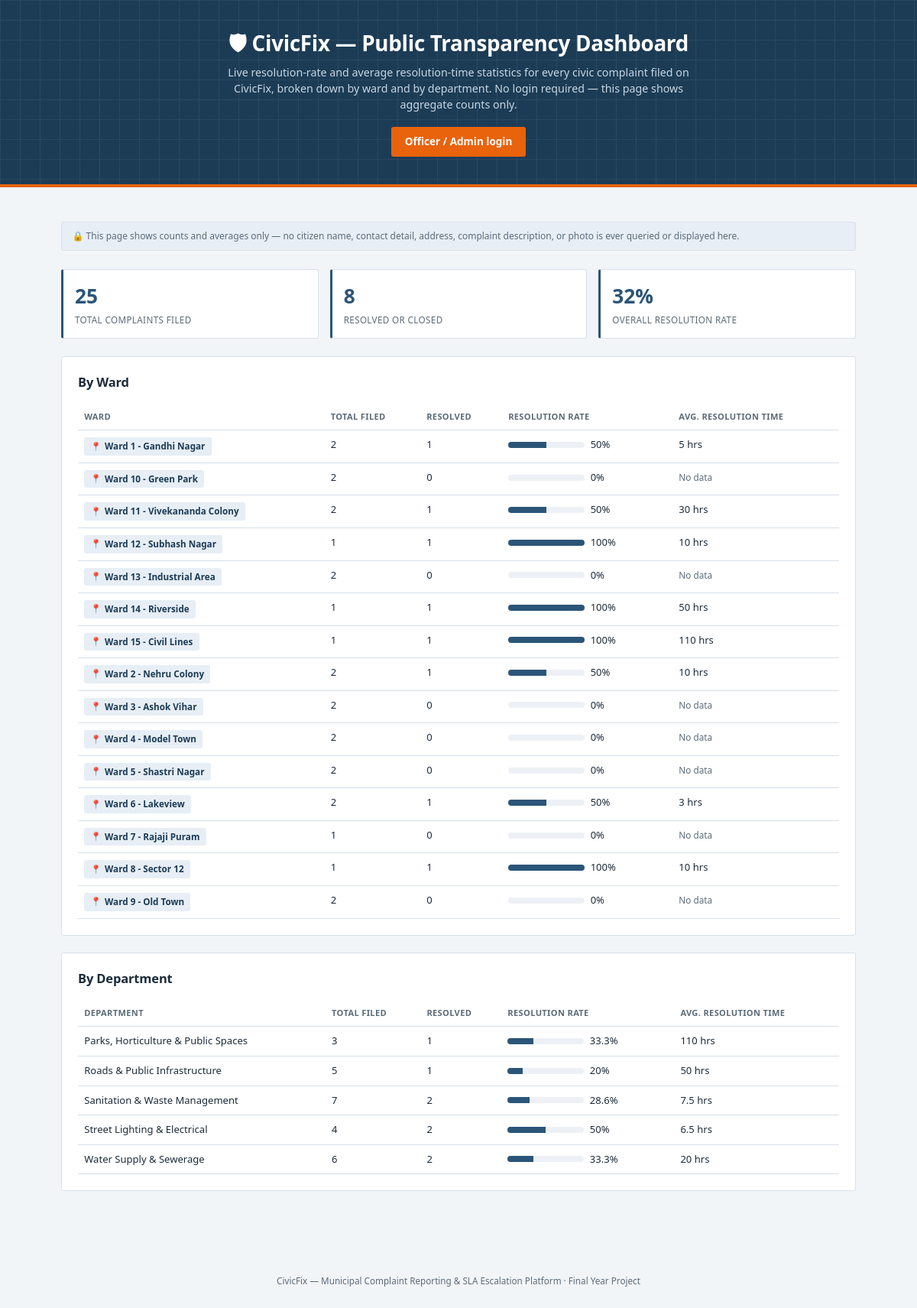
Screenshot of /index.php?route=stats with the database file from the repository.
### tables this page shows
CREATE TABLE wards (
    id            INT AUTO_INCREMENT PRIMARY KEY,
    name          VARCHAR(100) NOT NULL UNIQUE,
    created_at    TIMESTAMP NOT NULL DEFAULT CURRENT_TIMESTAMP
);

CREATE TABLE departments (
    id            INT AUTO_INCREMENT PRIMARY KEY,
    name          VARCHAR(120) NOT NULL UNIQUE,
    description   VARCHAR(255) NULL,
    created_at    TIMESTAMP NOT NULL DEFAULT CURRENT_TIMESTAMP
);

### app/controllers/PublicController.php (called while the page is built)
<?php
require_once __DIR__ . '/../models/Complaint.php';
class PublicController
{
    public function dashboard(): void
    {
        $byWard = Complaint::publicStatsByWard();
        $byDepartment = Complaint::publicStatsByDepartment();
        $totals = Complaint::countsByStatus();
        $totalAll = array_sum($totals);
        $totalResolved = $totals['resolved'] + $totals['closed'];
        require __DIR__ . '/../views/public/dashboard.php';
    }
}

### public/index.php (called while the page is built, shortened)
<?php
require_once __DIR__ . '/../core/helpers.php';
require_once __DIR__ . '/../core/Database.php';
require_once __DIR__ . '/../app/models/Complaint.php';
require_once __DIR__ . '/../app/controllers/PublicController.php';
$router = new Router();
$router->get('stats', fn() => (new PublicController())->dashboard());
$router->get('login', fn() => (new AuthController())->showLogin());
$router->post('login', fn() => (new AuthController())->login());
$router->post('logout', fn() => (new AuthController())->logout());
$router->get('register', fn() => (new AuthController())->showRegister());
$router->post('register', fn() => (new AuthController())->register());
$router->get('admin/dashboard', fn() => (new AdminController())->dashboard());
$router->get('admin/departments', fn() => (new AdminController())->departments());
$router->post('admin/departments/store', fn() => (new AdminController())->departmentStore());
$router->post('admin/departments/update', fn() => (new AdminController())->departmentUpdate());
$router->post('admin/departments/delete', fn() => (new AdminController())->departmentDelete());
$router->get('admin/categories', fn() => (new AdminController())->categories());
$router->post('admin/categories/store', fn() => (new AdminController())->categoryStore());
$router->post('admin/categories/update', fn() => (new AdminController())->categoryUpdate());
$router->post('admin/categories/delete', fn() => (new AdminController())->categoryDelete());
$router->get('admin/wards', fn() => (new AdminController())->wards());
$router->post('admin/wards/store', fn() => (new AdminController())->wardStore());
$router->post('admin/wards/update', fn() => (new AdminController())->wardUpdate());
$router->post('admin/wards/delete', fn() => (new AdminController())->wardDelete());
$router->get('admin/officers', fn() => (new AdminController())->officers());
$router->post('admin/officers/store', fn() => (new AdminController())->officerStore());
$router->post('admin/officers/status', fn() => (new AdminController())->officerStatus());
$router->get('admin/complaints', fn() => (new AdminController())->complaints());
$router->get('admin/complaints/view', fn() => (new AdminController())->complaintView());
$router->post('admin/complaints/comment', fn() => (new AdminController())->commentStore());
$router->post('admin/complaints/force-close', fn() => (new AdminController())->forceCloseComplaint());
$router->get('admin/escalations', fn() => (new AdminController())->escalations());
$router->get('admin/reports/officers', fn() => (new AdminController())->officerPerformance());
$router->get('officer/dashboard', fn() => (new OfficerController())->dashboard());
$router->get('officer/queue', fn() => (new OfficerController())->queue());
$router->get('officer/complaints/view', fn() => (new OfficerController())->complaintView());
$router->post('officer/complaints/claim', fn() => (new OfficerController())->claim());
$router->post('officer/complaints/status', fn() => (new OfficerController())->updateStatus());
$router->post('officer/complaints/comment', fn() => (new OfficerController())->commentStore());
$router->get('citizen/dashboard', fn() => (new CitizenController())->dashboard());
$router->get('citizen/complaints/new', fn() => (new CitizenController())->newForm());
$router->post('citizen/complaints/store', fn() => (new CitizenController())->store());
$router->get('citizen/complaints/view', fn() => (new CitizenController())->complaintView());
$router->post('citizen/complaints/rate', fn() => (new CitizenController())->rateComplaint());
$router->post('citizen/complaints/reopen', fn() => (new CitizenController())->reopenComplaint());
$router->post('citizen/complaints/upvote', fn() => (new CitizenController())->upvote());
$router->post('citizen/complaints/comment', fn() => (new CitizenController())->commentStore());
$route = $_GET['route'] ?? '';
$router->dispatch($_SERVER['REQUEST_METHOD'], $route);

### core/Router.php (called while the page is built, shortened)
<?php
class Router
{
    private array $routes = ['GET' => [], 'POST' => []];
    public function get(string $route, callable $handler): void
    {
        $this->routes['GET'][$route] = $handler;
    }
    public function post(string $route, callable $handler): void
    {
        $this->routes['POST'][$route] = $handler;
    }
    public function dispatch(string $method, string $route): void
    {
        $handler = $this->routes[$method][$route] ?? null;
        try {
            $handler();
        } catch (Throwable $e) {
            error_log($e->getMessage());
            http_response_code(500);
            require __DIR__ . '/../app/views/errors/500.php';
        }
    }
}

### core/Database.php (called while the page is built)
<?php
class Database
{
    private static ?PDO $instance = null;
    public static function connect(): PDO
    {
        if (self::$instance === null) {
            $config = require __DIR__ . '/../config/database.php';
            $dsn = sprintf(
                'mysql:host=%s;port=%d;dbname=%s;charset=%s',
                $config['host'],
                $config['port'],
                $config['database'],
                $config['charset']
            );
            self::$instance = new PDO($dsn, $config['username'], $config['password'], [
                PDO::ATTR_ERRMODE            => PDO::ERRMODE_EXCEPTION,
                PDO::ATTR_DEFAULT_FETCH_MODE => PDO::FETCH_ASSOC,
                PDO::ATTR_EMULATE_PREPARES   => false,
            ]);
        }
        return self::$instance;
    }
}

### app/models/Complaint.php (called while the page is built, shortened)
<?php
require_once __DIR__ . '/../../core/Database.php';
class Complaint
{
    public static function countsByStatus(?int $departmentId = null): array
    {
        $sql = 'SELECT status, COUNT(*) AS c FROM complaints';
        $params = [];
        $sql .= ' GROUP BY status';
        $stmt = Database::connect()->prepare($sql);
        $stmt->execute($params);
        $counts = array_fill_keys(self::STATUSES, 0);
        foreach ($stmt->fetchAll() as $row) {
            $counts[$row['status']] = (int)$row['c'];
        }
        return $counts;
    }
    public static function publicStatsByWard(): array
    {
        return self::publicStatsGroupedBy('w.id', 'w.name', 'wards w', 'cp.ward_id = w.id');
    }
    public static function publicStatsByDepartment(): array
    {
        return self::publicStatsGroupedBy('d.id', 'd.name', 'departments d', 'cp.department_id = d.id');
    }
    private static function publicStatsGroupedBy(string $idCol, string $nameCol, string $table, string $joinOn): array
    {
        $sql = "SELECT $idCol AS group_id, $nameCol AS group_name,
                       COUNT(cp.id) AS total,
                       SUM(CASE WHEN cp.status IN ('resolved','closed') THEN 1 ELSE 0 END) AS resolved_count
                FROM $table
                LEFT JOIN complaints cp ON $joinOn
                GROUP BY $idCol, $nameCol
                ORDER BY $nameCol";
        $stmt = Database::connect()->query($sql);
        $groups = $stmt->fetchAll();
        $timesStmt = Database::connect()->query(
            "SELECT $idCol AS group_id, cp.created_at, cp.resolved_at
             FROM $table
             LEFT JOIN complaints cp ON $joinOn
             WHERE cp.status IN ('resolved','closed') AND cp.resolved_at IS NOT NULL"
        );
        $durations = [];
        foreach ($timesStmt->fetchAll() as $row) {
            $hours = (strtotime($row['resolved_at']) - strtotime($row['created_at'])) / 3600;
            $durations[$row['group_id']][] = $hours;
        }
        foreach ($groups as &$g) {
            $total = (int)$g['total'];
            $resolved = (int)$g['resolved_count'];
            $g['resolution_rate'] = $total > 0 ? round(($resolved / $total) * 100, 1) : null;
            $groupDurations = $durations[$g['group_id']] ?? [];
        }
        return $groups;
    }
}

### config/database.php (called while the page is built)
<?php
return [
    'host'     => '127.0.0.1',
    'port'     => 3306,
    'database' => 'civicfix',
    'username' => 'root',
    'password' => '',
    'charset'  => 'utf8mb4',
];

### core/helpers.php (called while the page is built, shortened)
<?php
function e(?string $value): string
{
    return htmlspecialchars($value ?? '', ENT_QUOTES, 'UTF-8');
}

### app/views/public/dashboard.php (the view)
<?php $pageTitle = 'Public Dashboard'; require __DIR__ . '/../partials/header.php'; ?>
<header class="public-hero">
    <h1>&#128737; CivicFix — Public Transparency Dashboard</h1>
    <p>
        Live resolution-rate and average resolution-time statistics for every civic
        complaint filed on CivicFix, broken down by ward and by department. No login
        required — this page shows aggregate counts only.
    </p>
    <a class="btn btn-accent" href="/index.php?route=login">Officer / Admin login</a>
</header>
<main class="public-page">
    <p class="pii-note">
        &#128274; This page shows counts and averages only — no citizen name, contact
        detail, address, complaint description, or photo is ever queried or displayed
        here.
    </p>
    <div class="stat-grid">
        <div class="stat-tile"><span class="stat-value"><?= (int)$totalAll ?></span><span class="stat-label">Total Complaints Filed</span></div>
        <div class="stat-tile"><span class="stat-value"><?= (int)$totalResolved ?></span><span class="stat-label">Resolved or Closed</span></div>
        <div class="stat-tile">
            <span class="stat-value"><?= $totalAll > 0 ? round(($totalResolved / $totalAll) * 100, 1) : 0 ?>%</span>
            <span class="stat-label">Overall Resolution Rate</span>
        </div>
    </div>
    <div class="card">
        <div class="card-head"><h2>By Ward</h2></div>
        <div class="table-scroll">
        <table class="data-table">
            <tr><th>Ward</th><th>Total Filed</th><th>Resolved</th><th>Resolution Rate</th><th>Avg. Resolution Time</th></tr>
            <?php foreach ($byWard as $row): ?>
                <tr>
                    <td><span class="badge-ward"><?= e($row['group_name']) ?></span></td>
                    <td><?= (int)$row['total'] ?></td>
                    <td><?= (int)$row['resolved_count'] ?></td>
                    <td>
                        <?php if ($row['resolution_rate'] === null): ?>
                            <span class="muted">No data</span>
                        <?php else: ?>
                            <div style="display:flex;align-items:center;gap:0.5rem;">
                                <div class="rate-bar"><div class="rate-bar-fill" style="width:<?= (float)$row['resolution_rate'] ?>%;"></div></div>
                                <span><?= e((string)$row['resolution_rate']) ?>%</span>
                            </div>
                        <?php endif; ?>
                    </td>
                    <td><?= $row['avg_resolution_hours'] !== null ? e((string)$row['avg_resolution_hours']) . ' hrs' : '<span class="muted">No data</span>' ?></td>
                </tr>
            <?php endforeach; ?>
        </table>
        </div>
    </div>
    <div class="card">
        <div class="card-head"><h2>By Department</h2></div>
        <div class="table-scroll">
        <table class="data-table">
            <tr><th>Department</th><th>Total Filed</th><th>Resolved</th><th>Resolution Rate</th><th>Avg. Resolution Time</th></tr>
            <?php foreach ($byDepartment as $row): ?>
                <tr>
                    <td><?= e($row['group_name']) ?></td>
                    <td><?= (int)$row['total'] ?></td>
                    <td><?= (int)$row['resolved_count'] ?></td>
                    <td>
                        <?php if ($row['resolution_rate'] === null): ?>
                            <span class="muted">No data</span>
                        <?php else: ?>
                            <div style="display:flex;align-items:center;gap:0.5rem;">
                                <div class="rate-bar"><div class="rate-bar-fill" style="width:<?= (float)$row['resolution_rate'] ?>%;"></div></div>
                                <span><?= e((string)$row['resolution_rate']) ?>%</span>
                            </div>
                        <?php endif; ?>
                    </td>
                    <td><?= $row['avg_resolution_hours'] !== null ? e((string)$row['avg_resolution_hours']) . ' hrs' : '<span class="muted">No data</span>' ?></td>
                </tr>
            <?php endforeach; ?>
        </table>
        </div>
    </div>
</main>
<?php require __DIR__ . '/../partials/footer.php'; ?>

### rows the page displays
wards: name "Ward 1 - Gandhi Nagar", total "2", resolved_count "1", resolution_rate "50", avg_resolution_hours "5"
wards: name "Ward 10 - Green Park", total "2", resolved_count "0", resolution_rate "0", shows "No data"
wards: name "Ward 11 - Vivekananda Colony", total "2", resolved_count "1", resolution_rate "50", avg_resolution_hours "30"
wards: name "Ward 12 - Subhash Nagar", total "1", resolved_count "1", resolution_rate "100", avg_resolution_hours "10"
wards: name "Ward 13 - Industrial Area", total "2", resolved_count "0", resolution_rate "0", shows "No data"
wards: name "Ward 14 - Riverside", total "1", resolved_count "1", resolution_rate "100", avg_resolution_hours "50"
wards: name "Ward 15 - Civil Lines", total "1", resolved_count "1", resolution_rate "100", avg_resolution_hours "110"
wards: name "Ward 2 - Nehru Colony", total "2", resolved_count "1", resolution_rate "50", avg_resolution_hours "10"
wards: name "Ward 3 - Ashok Vihar", total "2", resolved_count "0", resolution_rate "0", shows "No data"
wards: name "Ward 4 - Model Town", total "2", resolved_count "0", resolution_rate "0", shows "No data"
wards: name "Ward 5 - Shastri Nagar", total "2", resolved_count "0", resolution_rate "0", shows "No data"
wards: name "Ward 6 - Lakeview", total "2", resolved_count "1", resolution_rate "50", avg_resolution_hours "3"
wards: name "Ward 7 - Rajaji Puram", total "1", resolved_count "0", resolution_rate "0", shows "No data"
wards: name "Ward 8 - Sector 12", total "1", resolved_count "1", resolution_rate "100", avg_resolution_hours "10"
wards: name "Ward 9 - Old Town", total "2", resolved_count "0", resolution_rate "0", shows "No data"
departments: name "Parks, Horticulture & Public Spaces", total "3", resolved_count "1", resolution_rate "33.3", avg_resolution_hours "110"
departments: name "Roads & Public Infrastructure", total "5", resolved_count "1", resolution_rate "20", avg_resolution_hours "50"
departments: name "Sanitation & Waste Management", total "7", resolved_count "2", resolution_rate "28.6", avg_resolution_hours "7.5"
departments: name "Street Lighting & Electrical", total "4", resolved_count "2", resolution_rate "50", avg_resolution_hours "6.5"
departments: name "Water Supply & Sewerage", total "6", resolved_count "2", resolution_rate "33.3", avg_resolution_hours "20"

### other values shown
$totalAll "25"
$totalResolved "8"
